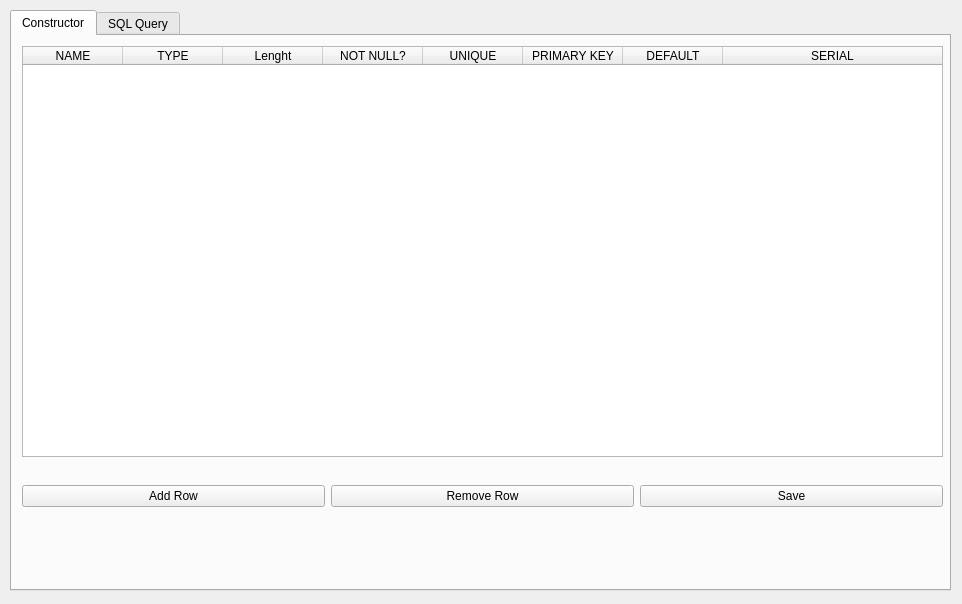
<?xml version="1.0" encoding="UTF-8"?>
<ui version="4.0">
 <class>ConstructorTable</class>
 <widget class="QWidget" name="ConstructorTable">
  <property name="geometry">
   <rect>
    <x>0</x>
    <y>0</y>
    <width>962</width>
    <height>604</height>
   </rect>
  </property>
  <property name="windowTitle">
   <string>Form</string>
  </property>
  <widget class="QTabWidget" name="tabWidget">
   <property name="geometry">
    <rect>
     <x>10</x>
     <y>10</y>
     <width>941</width>
     <height>581</height>
    </rect>
   </property>
   <property name="currentIndex">
    <number>0</number>
   </property>
   <widget class="QWidget" name="tab">
    <attribute name="title">
     <string>Constructor</string>
    </attribute>
    <widget class="QTableWidget" name="tableWidget">
     <property name="geometry">
      <rect>
       <x>10</x>
       <y>10</y>
       <width>921</width>
       <height>411</height>
      </rect>
     </property>
     <attribute name="horizontalHeaderStretchLastSection">
      <bool>true</bool>
     </attribute>
     <attribute name="verticalHeaderCascadingSectionResizes">
      <bool>false</bool>
     </attribute>
     <attribute name="verticalHeaderShowSortIndicator" stdset="0">
      <bool>false</bool>
     </attribute>
     <attribute name="verticalHeaderStretchLastSection">
      <bool>false</bool>
     </attribute>
     <column>
      <property name="text">
       <string>NAME</string>
      </property>
     </column>
     <column>
      <property name="text">
       <string>TYPE</string>
      </property>
     </column>
     <column>
      <property name="text">
       <string>Lenght</string>
      </property>
     </column>
     <column>
      <property name="text">
       <string>NOT NULL?</string>
      </property>
     </column>
     <column>
      <property name="text">
       <string>UNIQUE</string>
      </property>
     </column>
     <column>
      <property name="text">
       <string>PRIMARY KEY</string>
      </property>
     </column>
     <column>
      <property name="text">
       <string>DEFAULT</string>
      </property>
     </column>
     <column>
      <property name="text">
       <string>SERIAL</string>
      </property>
     </column>
    </widget>
    <widget class="QWidget" name="horizontalLayoutWidget">
     <property name="geometry">
      <rect>
       <x>10</x>
       <y>420</y>
       <width>921</width>
       <height>80</height>
      </rect>
     </property>
     <layout class="QHBoxLayout" name="horizontalLayout">
      <item>
       <widget class="QPushButton" name="btnAddRow">
        <property name="text">
         <string>Add Row</string>
        </property>
       </widget>
      </item>
      <item>
       <widget class="QPushButton" name="btnRemoveRow">
        <property name="text">
         <string>Remove Row</string>
        </property>
       </widget>
      </item>
      <item>
       <widget class="QPushButton" name="btnSave">
        <property name="text">
         <string>Save</string>
        </property>
       </widget>
      </item>
     </layout>
    </widget>
   </widget>
   <widget class="QWidget" name="tab_2">
    <attribute name="title">
     <string>SQL Query</string>
    </attribute>
    <widget class="QPlainTextEdit" name="plainTextEdit">
     <property name="geometry">
      <rect>
       <x>10</x>
       <y>10</y>
       <width>921</width>
       <height>531</height>
      </rect>
     </property>
    </widget>
   </widget>
  </widget>
 </widget>
 <resources/>
 <connections/>
</ui>
